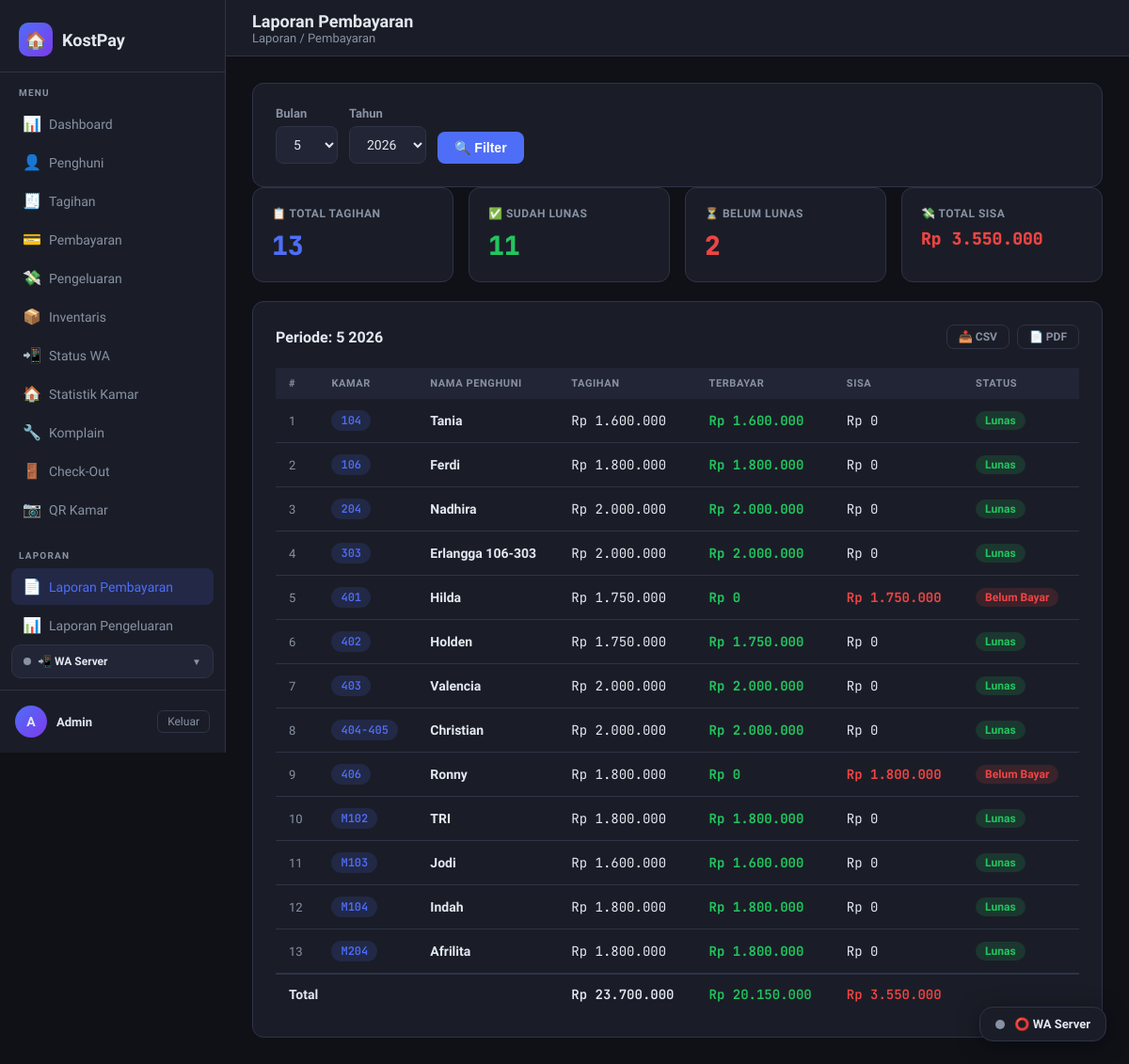
Before: /laporan/pembayaran (signed in) with the older database file.
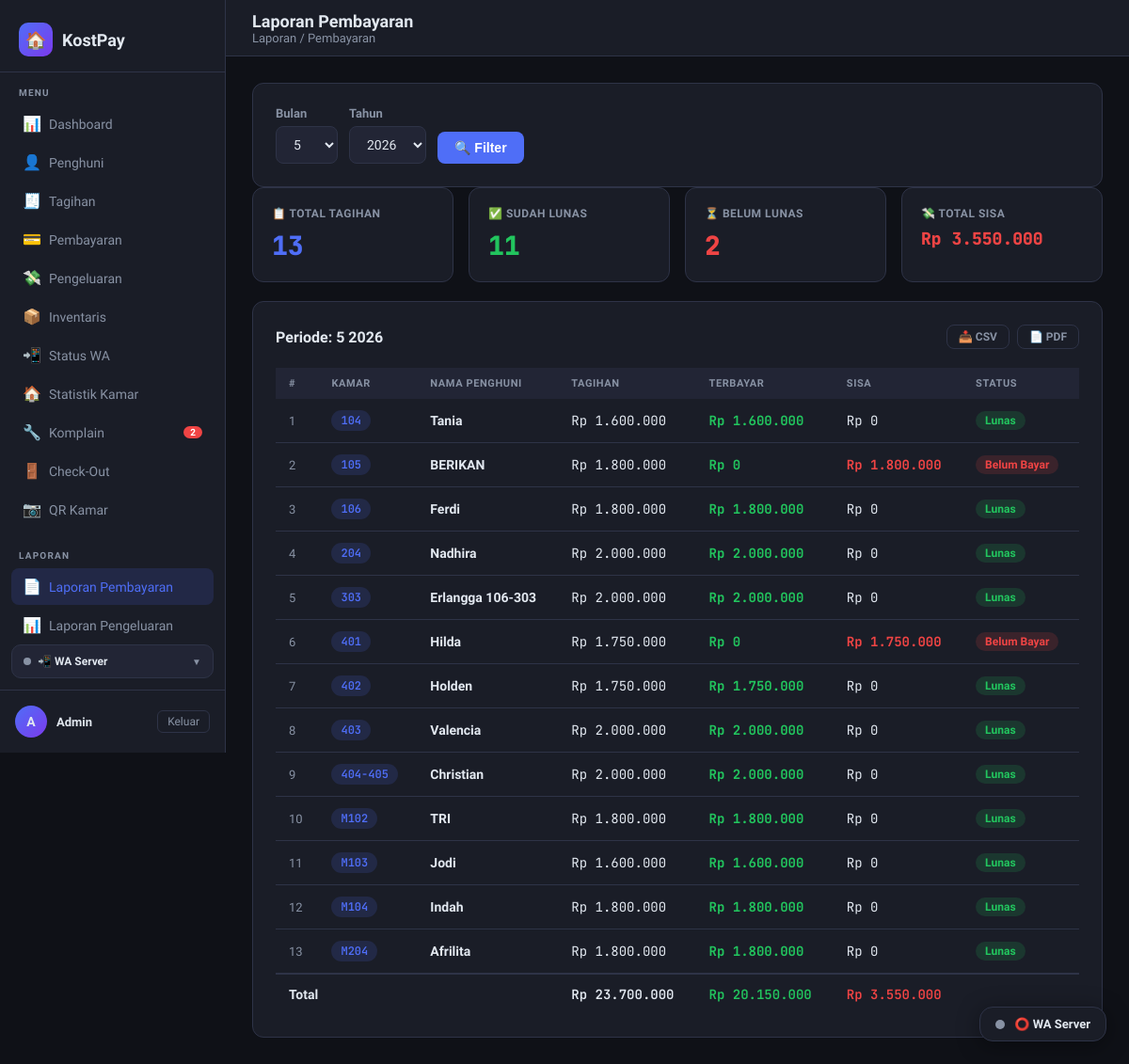
After: the same page with the newer database file.
### tables this page shows
CREATE TABLE tagihan (
            id           INTEGER PRIMARY KEY AUTOINCREMENT,
            penghuni_id  INTEGER NOT NULL,
            bulan        TEXT    NOT NULL,   -- format: YYYY-MM
            jumlah       REAL    NOT NULL,
            keterangan   TEXT,
            status       TEXT    NOT NULL DEFAULT 'belum',  -- belum / lunas / sebagian
            created_at   TEXT    DEFAULT (datetime('now','localtime')), tanggal_jatuh_tempo TEXT, notif_wa_terkirim INTEGER NOT NULL DEFAULT 0, wa_count INTEGER DEFAULT 0,
            FOREIGN KEY (penghuni_id) REFERENCES penghuni(id)
        );

### routes/laporan_routes.py (the view)
@laporan_bp.route('/pembayaran')
@login_required
def pembayaran():
    bulan, tahun = _get_filter_params()
    db = get_db()
    rows = db.execute("""
        SELECT p.nama AS nama_penghuni, p.nomor_kamar,
               CAST(substr(t.bulan,6,2) AS INTEGER) AS bulan,
               CAST(substr(t.bulan,1,4) AS INTEGER) AS tahun,
               t.jumlah AS jumlah_tagihan,
               COALESCE(SUM(py.jumlah_bayar), 0) AS total_bayar, t.status
        FROM tagihan t
        JOIN penghuni p ON p.id = t.penghuni_id
        LEFT JOIN pembayaran py ON py.tagihan_id = t.id
        WHERE substr(t.bulan,6,2) = printf('%02d', ?) AND substr(t.bulan,1,4) = ?
        GROUP BY t.id ORDER BY p.nomor_kamar, p.nama
    """, (bulan, str(tahun))).fetchall()
    total_tagihan  = sum(r['jumlah_tagihan'] for r in rows)
    total_terbayar = sum(r['total_bayar']    for r in rows)
    total_sisa     = total_tagihan - total_terbayar
    jumlah_lunas   = sum(1 for r in rows if r['status'] == 'lunas')
    jumlah_belum   = len(rows) - jumlah_lunas
    return render_template('laporan/pembayaran.html',
        rows=rows, bulan=bulan, tahun=tahun,
        total_tagihan=total_tagihan, total_terbayar=total_terbayar,
        total_sisa=total_sisa, jumlah_lunas=jumlah_lunas,
        jumlah_belum=jumlah_belum, tahun_list=_tahun_list(db))

### models/database.py (called while the page is built)
def get_db():
    conn = sqlite3.connect(DATABASE)
    conn.row_factory = sqlite3.Row
    return conn

### routes/laporan_routes.py (called while the page is built)
def _get_filter_params():
    now = datetime.date.today()
    bulan = request.args.get('bulan', type=int, default=now.month)
    tahun = request.args.get('tahun', type=int, default=now.year)
    return bulan, tahun

def _tahun_list(db):
    rows = db.execute("SELECT DISTINCT substr(bulan,1,4) AS tahun FROM tagihan ORDER BY tahun DESC").fetchall()
    return [int(r['tahun']) for r in rows] or [datetime.date.today().year]

### utils/auth.py (called while the page is built)
def login_required(f):
    @wraps(f)
    def decorated(*args, **kwargs):
        if 'admin_id' not in session:
            flash('Silakan login terlebih dahulu.', 'warning')
            return redirect(url_for('auth.login'))
        return f(*args, **kwargs)
    return decorated

### utils/format_helper.py (called while the page is built)
def rupiah(amount) -> str:
    try:
        return f"Rp {float(amount):,.0f}".replace(",", ".")
    except (ValueError, TypeError):
        return "Rp 0"

### templates/laporan/pembayaran.html (shortened to what this page needs)
{% extends 'base.html' %}
{% block page_title %}Laporan Pembayaran{% endblock %}
{% block breadcrumb %}Laporan / Pembayaran{% endblock %}
{% block content %}
<div class="card mb-3">
  <form method="get" style="display:flex; gap:12px; align-items:flex-end; flex-wrap:wrap;">
    <div class="form-group" style="margin:0;">
      <label>Bulan</label>
      <select name="bulan">
        {% for b in range(1,13) %}
          <option value="{{ b }}" {% if b == bulan %}selected{% endif %}>{{ b | nama_bulan }}</option>
        {% endfor %}
      </select>
    </div>
    <div class="form-group" style="margin:0;">
      <label>Tahun</label>
      <select name="tahun">
        {% for t in tahun_list %}
          <option value="{{ t }}" {% if t == tahun %}selected{% endif %}>{{ t }}</option>
        {% endfor %}
      </select>
    </div>
    <button type="submit" class="btn btn-primary">🔍 Filter</button>
  </form>
</div>
<div class="stats-grid" style="margin-bottom:20px;">
  <div class="stat-card accent">
    <div class="stat-label">📋 Total Tagihan</div>
    <div class="stat-value">{{ rows | length }}</div>
  </div>
  <div class="stat-card green">
    <div class="stat-label">✅ Sudah Lunas</div>
    <div class="stat-value">{{ jumlah_lunas }}</div>
  </div>
  <div class="stat-card red">
    <div class="stat-label">⏳ Belum Lunas</div>
    <div class="stat-value">{{ jumlah_belum }}</div>
  </div>
  <div class="stat-card red">
    <div class="stat-label">💸 Total Sisa</div>
    <div class="stat-value" style="font-size:18px;">{{ total_sisa | rupiah }}</div>
  </div>
</div>
<div class="card">
  <div class="card-header">
    <div class="card-title">Periode: {{ bulan | nama_bulan }} {{ tahun }}</div>
    <div style="display:flex; gap:8px;">
      <a href="{{ url_for('laporan.export_pembayaran_csv', bulan=bulan, tahun=tahun) }}"
         class="btn btn-outline btn-sm">📥 CSV</a>
      <a href="{{ url_for('laporan.export_pembayaran_pdf', bulan=bulan, tahun=tahun) }}"
         class="btn btn-outline btn-sm">📄 PDF</a>
    </div>
  </div>
  <div class="table-wrap">
    <table>
      <thead>
        <tr>
          <th>#</th>
          <th>Kamar</th>
          <th>Nama Penghuni</th>
          <th>Tagihan</th>
          <th>Terbayar</th>
          <th>Sisa</th>
          <th>Status</th>
        </tr>
      </thead>
      <tbody>
        {% for r in rows %}
        {% set badge = r.status | status_badge %}
        {% set sisa_row = r.jumlah_tagihan - r.total_bayar %}
        <tr>
          <td class="text-muted">{{ loop.index }}</td>
          <td><span class="badge badge-info text-mono">{{ r.nomor_kamar }}</span></td>
          <td class="fw-bold">{{ r.nama_penghuni }}</td>
          <td class="text-mono">{{ r.jumlah_tagihan | rupiah }}</td>
          <td class="text-mono text-green fw-bold">{{ r.total_bayar | rupiah }}</td>
          <td class="text-mono {% if sisa_row > 0 %}text-red fw-bold{% endif %}">
            {{ sisa_row | rupiah }}
          </td>
          <td>
            <span class="badge badge-{{ badge.color }}">{{ badge.label }}</span>
          </td>
        </tr>
        {% else %}
        <tr>
          <td colspan="7" style="text-align:center; padding:32px; color:var(--muted);">
            Tidak ada data untuk periode ini.
          </td>
        </tr>
        {% endfor %}
      </tbody>
      {% if rows %}
      <tfoot>
        <tr style="font-weight:600; border-top:2px solid var(--border);">
          <td colspan="3">Total</td>
          <td class="text-mono">{{ total_tagihan | rupiah }}</td>
          <td class="text-mono text-green">{{ total_terbayar | rupiah }}</td>
          <td class="text-mono text-red">{{ total_sisa | rupiah }}</td>
          <td></td>
        </tr>
      </tfoot>
      {% endif %}
    </table>
  </div>
</div>
{% endblock %}

Changed rows visible on the page:
no longer on this page (row edited): tagihan: nomor_kamar "406", nama_penghuni "Ronny", jumlah_tagihan|rupiah "Rp 1.800.000", total_bayar|rupiah "Rp 0", sisa_row "Rp 1.800.000", label "Belum Bayar"
added tagihan: nomor_kamar "105", nama_penghuni "BERIKAN", jumlah_tagihan|rupiah "Rp 1.800.000", total_bayar|rupiah "Rp 0", sisa_row "Rp 1.800.000", label "Belum Bayar"
Other visible differences:
{{ komplain_baru_count }}: (not shown) → "2"
